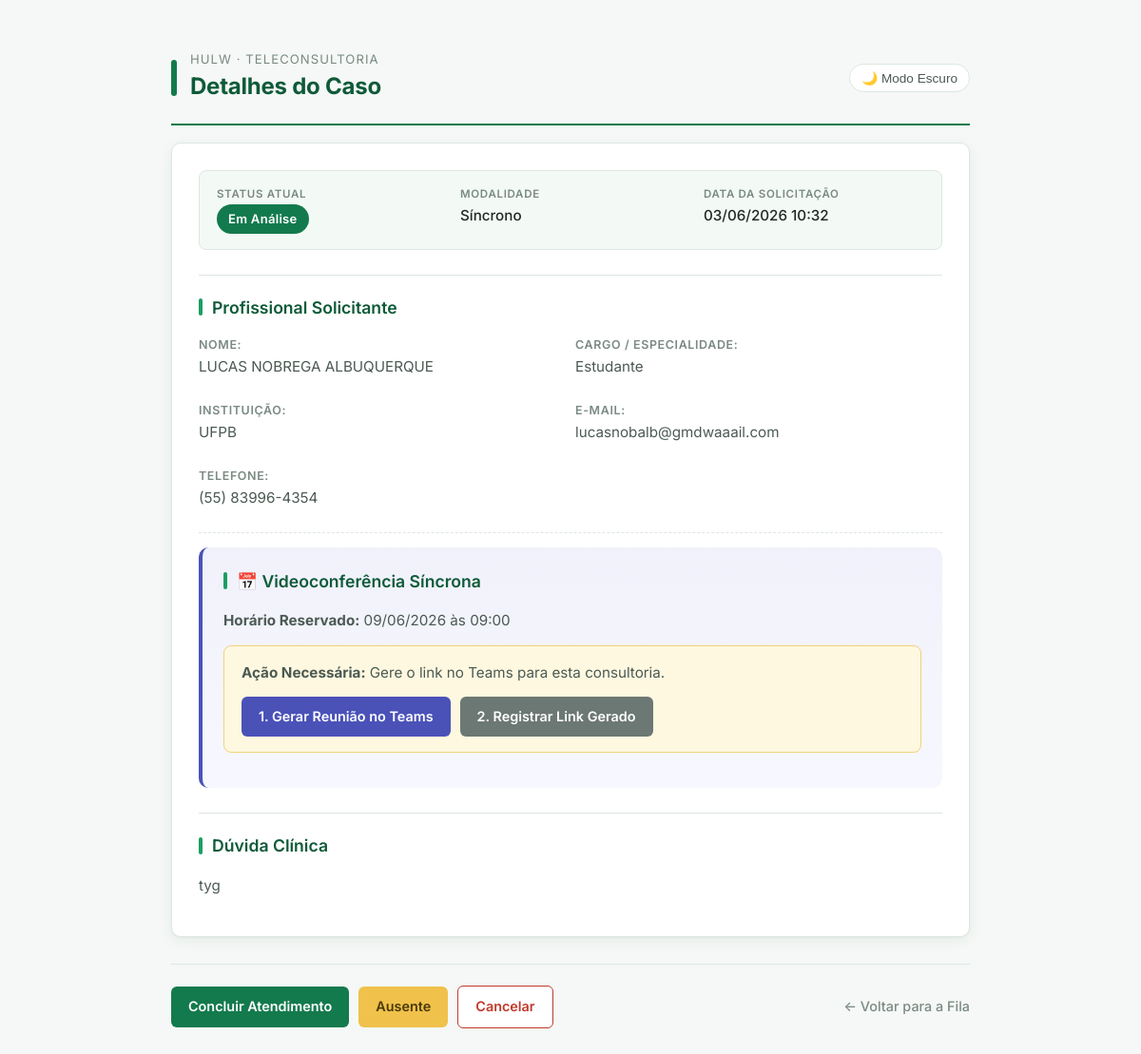
The app's page /detalhe/53/ (signed in), older data.
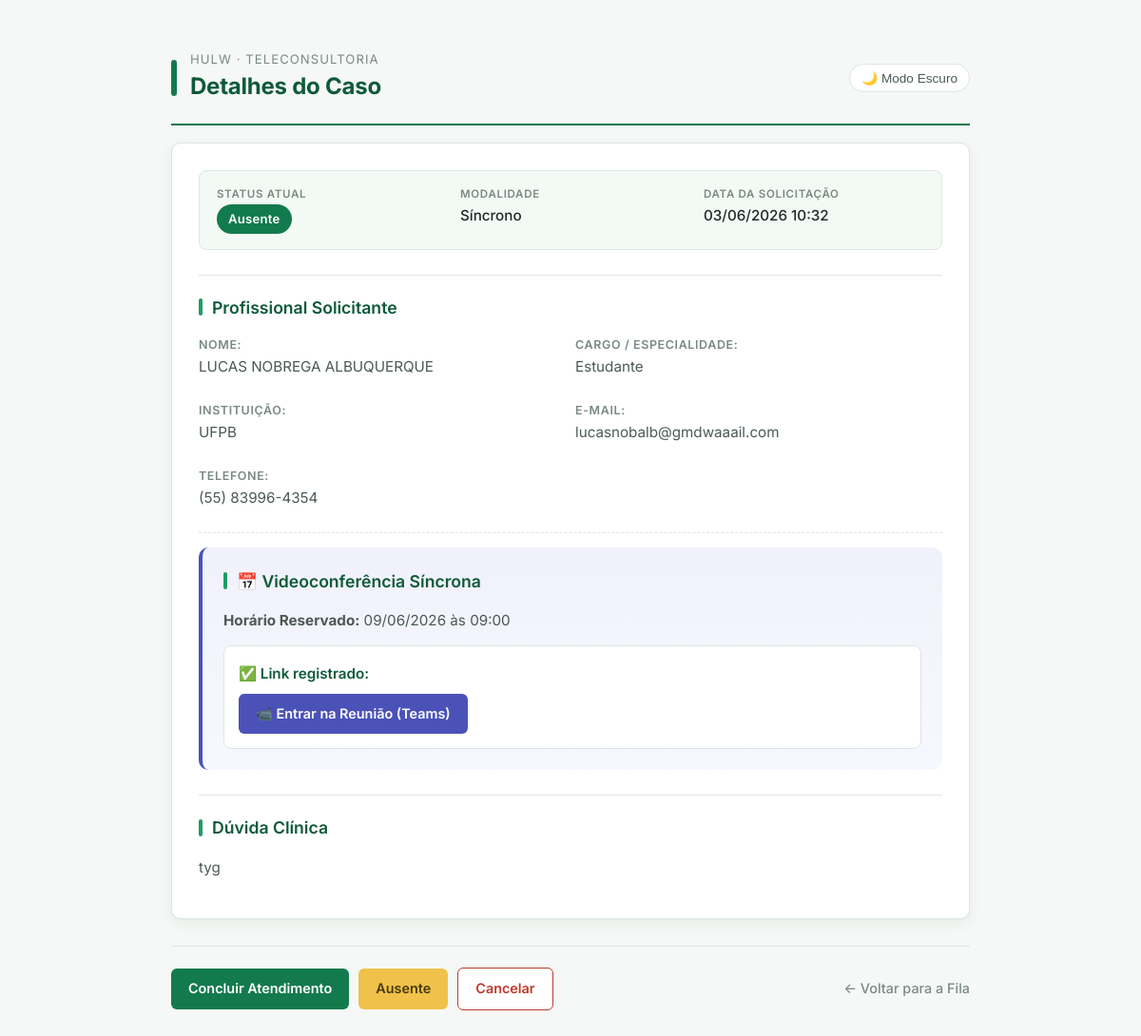
The same page, newer data.
### teleconsultoria/models.py (models this page shows, shortened)
class Solicitacao(models.Model):
    profissional = models.ForeignKey(Profissional, on_delete=models.CASCADE, related_name='solicitacoes')
    medica_designada = models.ForeignKey(Medica, on_delete=models.SET_NULL, null=True, blank=True, related_name='atendimentos')
    status = models.CharField(max_length=20, choices=StatusSolicitacao.choices, default=StatusSolicitacao.PENDENTE)
    tipo_atendimento = models.CharField(max_length=20, choices=TipoAtendimento.choices)
    data_sol = models.DateTimeField(auto_now_add=True)
    data_marcada = models.DateField(null=True, blank=True)
    horario_marcado = models.TimeField(null=True, blank=True)
    duracao_estimada = models.PositiveIntegerField(null=True, blank=True, help_text="Duração em minutos")
    link_teams = models.URLField(max_length=500, null=True, blank=True)
    justificativa_cancelamento = models.TextField(null=True, blank=True)
    data_limite = models.DateField(null=True, blank=True)
    horario_limite = models.TimeField(null=True, blank=True)
    idade_pac = models.IntegerField(null=True, blank=True)
    sexo_pac = models.CharField(max_length=2, choices=Sexo.choices, null=True, blank=True)
    sexo_biologico_pac = models.CharField(max_length=1, choices=[('M', 'Masculino'), ('F', 'Feminino')], null=True, blank=True)
    queixas = models.TextField(null=True, blank=True)
    historico_med = models.TextField(blank=True, null=True)
    diagnostico_princ = models.TextField(blank=True, null=True)
    diagnostico_sec = models.TextField(blank=True, null=True)
    medicamentos = models.TextField(blank=True, null=True)
    exames_recentes = models.TextField(blank=True, null=True)
    duvida_clinica = models.TextField()
    token_acesso = models.UUIDField(default=uuid.uuid4, editable=False)
    def iniciar_analise(self):
        self.status = StatusSolicitacao.EM_ANALISE
        self.save()
    class Meta:
        verbose_name = "Solicitação"
        verbose_name_plural = "Solicitações"

class Profissional(models.Model):
    user = models.OneToOneField(User, on_delete=models.CASCADE, null=True, blank=True)
    cpf = models.CharField(max_length=11, unique=True)
    nome_completo = models.CharField(max_length=255)
    email = models.EmailField()
    telefone = models.CharField(max_length=15, help_text="WhatsApp com DDD", blank=True, null=True)
    crm = models.CharField(max_length=20, blank=True, null=True)
    cargo = models.CharField(max_length=100)
    instituicao = models.CharField(max_length=100)

### teleconsultoria/views.py (the view)
# urls.py: path('detalhe/<int:sol_id>/', views.detalhe_caso, name='detalhe_caso'),
@login_required(login_url='login')
@user_passes_test(is_medica, login_url='login')
def detalhe_caso(request, sol_id):
    solicitacao = get_object_or_404(Solicitacao, id=sol_id)
    if solicitacao.status == 'PENDENTE':
        solicitacao.iniciar_analise()
        if hasattr(request.user, 'medica'):
            solicitacao.medica_designada = request.user.medica
        else:
            solicitacao.medica_designada = Medica.objects.first()
        solicitacao.save()
    link_obj = LinkAcesso.objects.filter(solicitacao=solicitacao).first()
    token = link_obj.token if link_obj else "token-nao-gerado"
    link_publico = f"{request.scheme}://{request.get_host()}/acompanhar/{token}/"
    print("\n" + "="*50)
    print(f"LINK DE ACESSO PÚBLICO (Caso #{solicitacao.id}): {link_publico}")
    print("="*50 + "\n")
    return render(request, 'detalhe_caso.html', {'sol': solicitacao})

### teleconsultoria/views.py (called while the page is built)
def is_medica(user):
    return user.is_authenticated and user.is_staff

### teleconsultoria/templates/detalhe_caso.html (shortened to what this page needs)
<!DOCTYPE html>
<html lang="pt-br">
<head>
</head>
<body>
    <div class="page-header">
        <div class="mark"></div>
        <div>
            <div class="subtitle">HULW · Teleconsultoria</div>
            <h1>Detalhes do Caso</h1>
        </div>
        <button id="themeBtn" class="theme-toggle-btn" onclick="toggleTheme()">🌙 Modo Escuro</button>
    </div>
    <div class="card">
        <div class="meta-grid">
            <div>
                <div class="meta-label">Status Atual</div>
                <div class="meta-value"><span class="status-badge">{{ sol.get_status_display }}</span></div>
            </div>
            <div>
                <div class="meta-label">Modalidade</div>
                <div class="meta-value">{{ sol.get_tipo_atendimento_display }}</div>
            </div>
            <div>
                <div class="meta-label">Data da Solicitação</div>
                <div class="meta-value">{{ sol.data_sol|date:"d/m/Y H:i" }}</div>
            </div>
        </div>
        <div class="secao">
            <h3>Profissional Solicitante</h3>
            <div style="display: grid; grid-template-columns: 1fr 1fr; gap: 10px;">
                <div>
                    <h4>Nome:</h4>
                    <p>{{ sol.profissional.nome_completo }}</p>
                </div>
                <div>
                    <h4>Cargo / Especialidade:</h4>
                    <p>{{ sol.profissional.cargo|default:"Não informado" }}</p>
                </div>
                <div>
                    <h4>Instituição:</h4>
                    <p>{{ sol.profissional.instituicao|default:"Não informada" }}</p>
                </div>
                <div>
                    <h4>E-mail:</h4>
                    <p>{{ sol.profissional.email }}</p>
                </div>
                <div>
                    <h4>Telefone:</h4>
                    <p>{{ sol.profissional.telefone }}</p>
                </div>
            </div>
        </div>
        {% if sol.tipo_atendimento == 'SINCRONO' and sol.data_marcada %}
        <div style="border-top: 1px dashed var(--line); padding-top: 15px; margin-top: 10px;"></div>
        <div class="sincrona-block">
            <h3>📅 Videoconferência Síncrona</h3>
            <p><strong>Horário Reservado:</strong> {{ sol.data_marcada|date:"d/m/Y" }} às {{ sol.horario_marcado|time:"H:i" }}</p>
            {% if sol.link_teams %}
                <div class="teams-white-card">
                    <p style="color: var(--hulw-green-dark); font-weight: 600; margin-bottom: 10px;">✅ Link registrado:</p>
                    <a href="{{ sol.link_teams }}" target="_blank" class="btn-teams">📹 Entrar na Reunião (Teams)</a>
                </div>
            {% else %}
                <div class="alert-agendamento">
                    <p style="margin-top: 0;"><strong>Ação Necessária:</strong> Gere o link no Teams para esta consultoria.</p>
                    <div style="display: flex; gap: 10px; flex-wrap: wrap;">
                        <a href="https://teams.microsoft.com/l/meeting/new?subject=Teleconsultoria%20#{{ sol.id }}&startTime={{ sol.data_marcada|date:'Y-m-d' }}T{{ sol.horario_marcado|time:'H:i' }}:00"
                           target="_blank"
                           class="btn-teams">
                             1. Gerar Reunião no Teams
                        </a>
                        <a href="{% url 'agendar_sincrona' sol.id %}" class="btn-secondary">
                            2. Registrar Link Gerado
                        </a>
                    </div>
                </div>
            {% endif %}
        </div>
        {% endif %}
        {% if sol.idade_pac %}
            <div class="secao">
                <h3>Dados do Paciente</h3>
                <div style="display: grid; grid-template-columns: 1fr 1fr 1fr; gap: 10px;">
                    <div>
                        <h4>Idade:</h4>
                        <p>{{ sol.idade_pac }} anos</p>
                    </div>
                    <div>
                        <h4>Identidade de gênero:</h4>
                        <p>
                            {% if sol.sexo_pac == 'M' %}Masculino
                            {% elif sol.sexo_pac == 'F' %}Feminino
                            {% elif sol.sexo_pac == 'NB' %}Não Binário
                            {% elif sol.sexo_pac == 'O' %}Outro
                            {% else %}Não informado{% endif %}
                        </p>
                    </div>
                    <div>
                        <h4>Sexo Biológico:</h4>
                        <p>
                            {% if sol.sexo_biologico_pac == 'M' %}Masculino
                            {% elif sol.sexo_biologico_pac == 'F' %}Feminino
                            {% else %}Não informado{% endif %}
                        </p>
                    </div>
                </div>
                <h4>Queixas Principais:</h4>
                <p>{{ sol.queixas }}</p>
                <div>
                    <h4>Diagnóstico Principal:</h4>
                    <p>{{ sol.diagnostico_princ|default:"Não informado" }}</p>
                </div>
                <div>
                    <h4>Diagnóstico Secundário:</h4>
                    <p>{{ sol.diagnostico_sec|default:"Não informado" }}</p>
                </div>
                <h4>Histórico Médico:</h4> <p>{{ sol.historico_med|linebreaks }}</p>
                <h4>Exames recentes:</h4> <p>{{ sol.exames_recentes|linebreaks }}</p>
                <h4>Medicamentos:</h4> <p>{{ sol.medicamentos|linebreaks }}</p>
                <div style="border-top: 1px dashed var(--line); padding-top: 15px; margin-top: 10px;"></div>
                <h3>Dúvida clínica</h3>
                <p style="color: var(--ink); margin-top: 4px;">{{ sol.duvida_clinica|linebreaks }}</p>
            </div>
        {% else %}
            <div class="secao">
                <h3>Dúvida Clínica</h3>
                <p style="color: var(--ink); margin-top: 4px;">{{ sol.duvida_clinica|linebreaks }}</p>
            </div>
        {% endif %}
    </div>
    <div class="links">
        {% if sol.tipo_atendimento == 'SINCRONO' %}
            <a href="{% url 'concluir_sincrona' sol.id %}" class="btn-responder" onclick="return confirm('Deseja concluir este atendimento?');">Concluir Atendimento</a>
            <a href="{% url 'registrar_ausencia' sol.id %}" class="btn-ausente" onclick="return confirm('Registrar ausência do solicitante?');">Ausente</a>
            <a href="{% url 'cancelar_solicitacao' sol.id %}" class="btn-cancelar">Cancelar</a>
        {% else %}
            <a href="{% url 'responder_solicitacao' sol.id %}" class="btn-responder">Escrever Resposta</a>
        {% endif %}
        <a href="{% url 'fila_medica' %}" class="btn-voltar">← Voltar para a Fila</a>
    </div>
</body>
</html>

### teleconsultoria/templates/detalhe_caso.html (style rules this page uses)
:root { --hulw-green: #137a4d; --hulw-green-dark: #0e5a39; --hulw-green-light: #e8f5ee; --hulw-green-soft: #f3faf6; --hulw-accent: #1b9e63; --ink: #1f2a25; --ink-soft: #4b5a52; --muted: #7a8a82; --line: #dde7e1; --bg: #f5f8f6; --white: #ffffff; --warning-bg: #fff8e1; --warning-border: #f1d27a; --warning-text: #7a5a10; --danger: #c0392b; --teams: #4a52b8; --teams-dark: #353c93; --radius: 10px; --shadow: 0 1px 2px rgba(16, 60, 40, 0.04), 0 4px 16px rgba(16, 60, 40, 0.06); }
* { box-sizing: border-box; }
body { font-family: 'Inter', -apple-system, BlinkMacSystemFont, sans-serif; max-width: 880px; margin: 30px auto; padding: 20px; line-height: 1.55; background-color: var(--bg); color: var(--ink); transition: background-color 0.2s ease, color 0.2s ease; }
h1 { font-size: 1.5rem; font-weight: 700; color: var(--hulw-green-dark); margin: 0 0 4px 0; letter-spacing: -0.01em; }
.page-header { display: flex; align-items: center; gap: 14px; margin-bottom: 18px; padding-bottom: 16px; border-bottom: 2px solid var(--hulw-green); }
.page-header .mark { width: 6px; height: 38px; background: var(--hulw-green); border-radius: 3px; }
.page-header .subtitle { font-size: 0.82rem; color: var(--muted); text-transform: uppercase; letter-spacing: 0.08em; margin-top: 2px; }
.card { border: 1px solid var(--line); padding: 28px; border-radius: var(--radius); background-color: var(--white); box-shadow: var(--shadow); }
.meta-grid { display: grid; grid-template-columns: repeat(auto-fit, minmax(200px, 1fr)); gap: 14px 24px; padding: 16px 18px; background: var(--hulw-green-soft); border: 1px solid var(--line); border-radius: 8px; margin-bottom: 8px; }
.meta-grid .meta-label { font-size: 0.72rem; text-transform: uppercase; letter-spacing: 0.06em; color: var(--muted); font-weight: 600; margin-bottom: 2px; }
.meta-grid .meta-value { font-size: 0.95rem; color: var(--ink); font-weight: 500; }
.status-badge { display: inline-block; padding: 5px 12px; border-radius: 999px; background: var(--hulw-green); color: #ffffff; font-weight: 600; font-size: 0.82rem; letter-spacing: 0.02em; }
.secao { margin-top: 26px; padding-top: 20px; border-top: 1px solid var(--line); }
h3 { color: var(--hulw-green-dark); margin: 0 0 16px 0; font-size: 1.1rem; font-weight: 600; display: flex; align-items: center; gap: 10px; }
h3::before { content: ""; width: 4px; height: 18px; background: var(--hulw-accent); border-radius: 2px; }
h4 { margin: 0 0 2px 0; color: var(--muted); font-weight: 600; font-size: 0.78rem; text-transform: uppercase; letter-spacing: 0.05em; }
p { margin: 2px 0 14px 0; font-size: 0.95rem; color: var(--ink-soft); }
.links { margin-top: 28px; padding-top: 22px; border-top: 1px solid var(--line); display: flex; gap: 10px; align-items: center; flex-wrap: wrap; }
.btn-responder, .btn-ausente, .btn-cancelar, .btn-teams, .btn-secondary { padding: 10px 18px; text-decoration: none; border-radius: 6px; font-weight: 600; font-size: 0.9rem; border: none; cursor: pointer; transition: transform 0.08s ease, box-shadow 0.15s ease, background 0.15s ease; display: inline-flex; align-items: center; gap: 6px; }
.btn-responder { background: var(--hulw-green); color: #ffffff; }
.btn-ausente { background: #f0c14b; color: #4a3a08; }
.btn-cancelar { background: var(--white); color: var(--danger); border: 1px solid var(--danger); }
.btn-teams { background: var(--teams); color: #ffffff; }
.btn-voltar { color: var(--muted); text-decoration: none; margin-left: auto; font-size: 0.9rem; font-weight: 500; }
.sincrona-block { background: linear-gradient(180deg, #f0f1fa 0%, #f7f8ff 100%); padding: 22px; border-radius: 10px; border-left: 4px solid var(--teams); margin-bottom: 22px; }
.teams-white-card { background: var(--white); padding: 15px; border-radius: 8px; border: 1px solid var(--line); }
.theme-toggle-btn { background: none; border: 1px solid var(--line); color: var(--ink-soft); padding: 6px 12px; border-radius: 20px; cursor: pointer; font-weight: 500; font-size: 0.85rem; margin-left: auto; display: inline-flex; align-items: center; gap: 6px; background-color: var(--white); }

Row changes from the older to the newer data that the page shows:
changed Solicitacao "Síncrono": status "Em Análise" → "Ausente"; link_teams empty → "https://youtube.com" (drawn)
Text that changed along with them:
text no longer shown: "Ação Necessária: Gere o link no Teams para esta consultoria. 1. Gerar Reunião no Teams 2. Registrar Link Gerado"
text now shown: "✅ Link registrado: 📹 Entrar na Reunião (Teams)"
